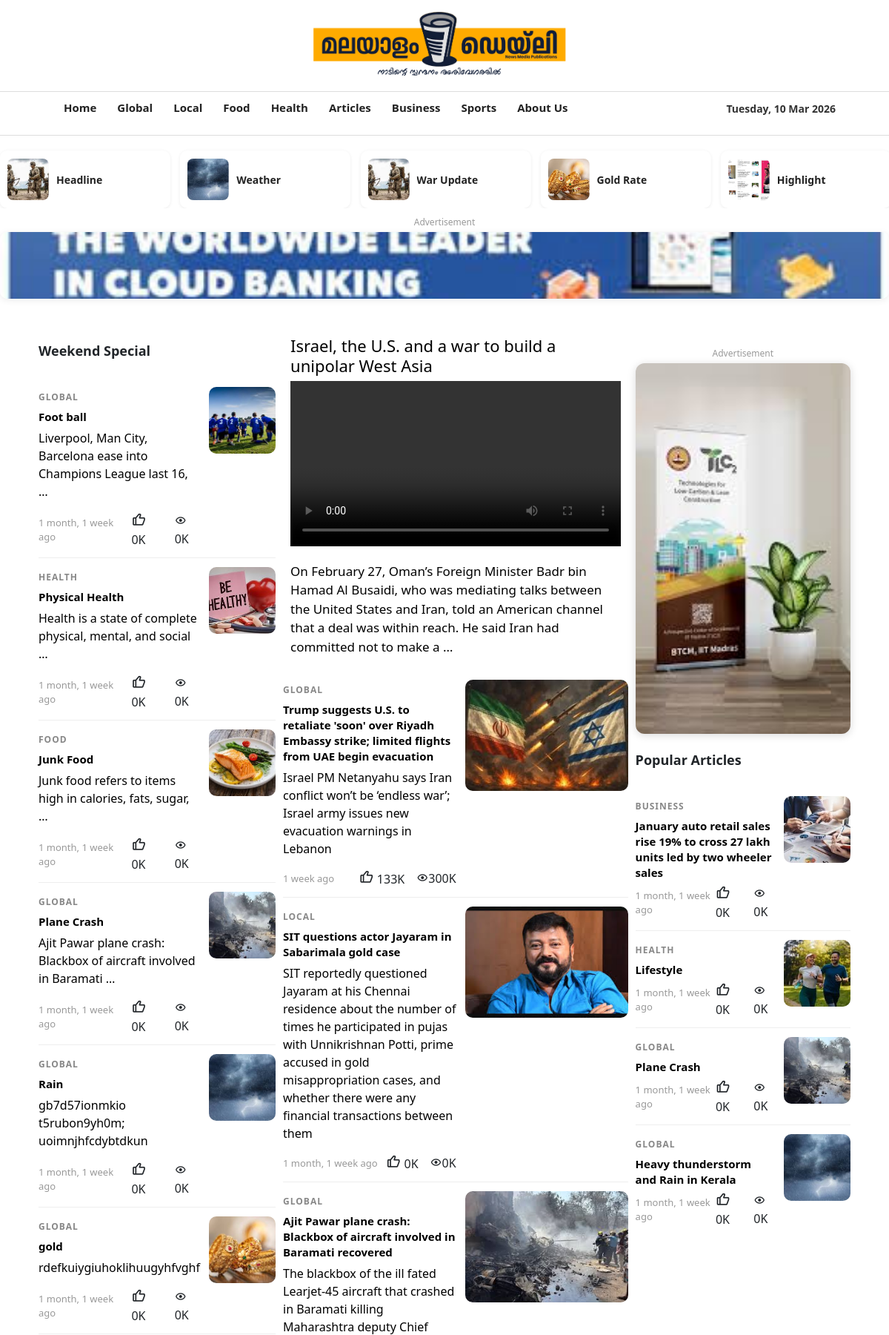
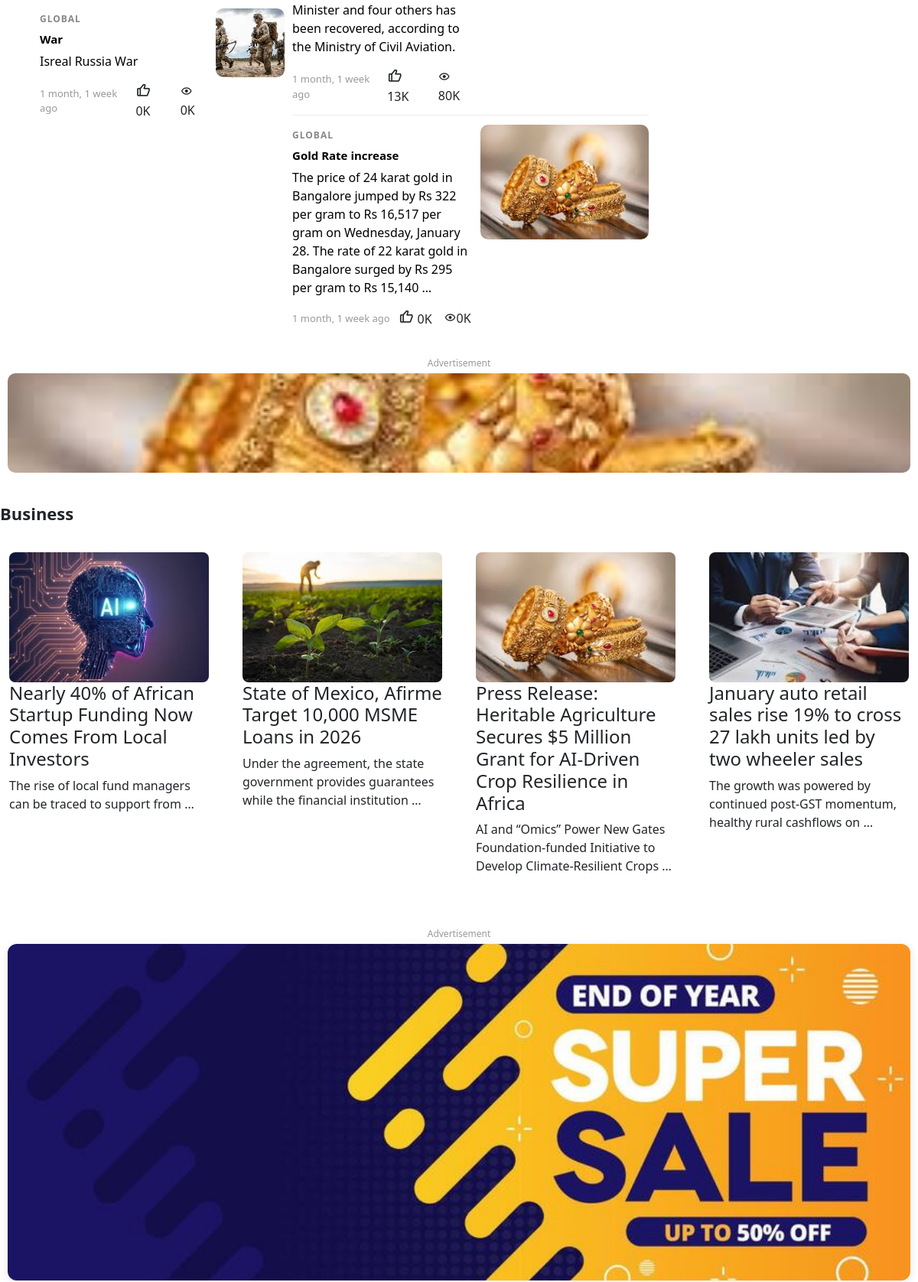
Page /news/ (upper part) on the committed database (2 pictures, top to bottom).
### newsapp/models.py (models this page shows, shortened)
class SmallSlider(models.Model):
    title = models.CharField(max_length=200)
    image = models.ImageField(upload_to='sliders/')
    link = models.URLField(blank=True, null=True)
    order = models.PositiveIntegerField(default=0)
    is_active = models.BooleanField(default=True)
    created_at = models.DateTimeField(auto_now_add=True)
    class Meta:
        ordering = ['order']

class BannerAd(models.Model):
    title = models.CharField(max_length=200)
    image = models.ImageField(upload_to="ads/")
    link = models.URLField(blank=True, null=True)
    is_active = models.BooleanField(default=True)
    created_at = models.DateTimeField(auto_now_add=True)

class News(models.Model):
    category = models.ForeignKey(Category, on_delete=models.CASCADE)
    title = models.CharField(max_length=255)
    content = models.TextField()
    image = models.ImageField(upload_to='news/', blank=True,null=True)
    video = models.FileField(upload_to='news/videos/', blank=True, null=True)
    is_weekend_special = models.BooleanField(default=False)
    is_main_news = models.BooleanField(default=False)
    is_popular = models.BooleanField(default=False)
    created_at = models.DateTimeField(auto_now_add=True)
    likes = models.PositiveIntegerField(default=0)
    views = models.PositiveIntegerField(default=0)

class Category(models.Model):
    name = models.CharField(max_length=100)
    slug = models.SlugField(unique=True)

class Advertisement(models.Model):
    POSITION_CHOICES = (
    ('right', 'Right Sidebar'),
    ('top', 'Top Banner'),
    ('middle', 'Middle'),
    ('bottom', 'Bottom Banner'),
    ('business_bottom', 'Business Bottom Banner'),
    )
    title = models.CharField(max_length=100)
    image = models.ImageField(upload_to='ads/')
    link = models.URLField()
    position = models.CharField(max_length=20, choices=POSITION_CHOICES)
    is_active = models.BooleanField(default=True)

### newsapp/views.py (the view)
# urls.py: 2. Add a URL to urlpatterns:  path('', views.home, name='home')
def home(request):
    sliders = SmallSlider.objects.filter(
        is_active=True
    ).order_by("order")
    banner_ad = BannerAd.objects.filter(
        is_active=True
    ).first()
    right_ad = Advertisement.objects.filter(
        position="right",
        is_active=True
    ).last()
    weekend_news = News.objects.filter(
        is_weekend_special=True
    ).order_by('-created_at')
    main_news_qs = News.objects.filter(
        is_main_news=True
    ).order_by('-created_at')
    main_news_big = main_news_qs.first()   # ⭐ One big news
    main_news_list = main_news_qs[1:]      # ⭐ Remaining main news
    popular_news = News.objects.filter(
        is_popular=True
    ).order_by('-created_at')[:5]
    bottom_ad = Advertisement.objects.filter(
    position="bottom",
    is_active=True
    ).last()
    business_news = News.objects.filter(
        category__slug="business"
    ).order_by("-created_at")[:6]
    business_bottom_ad = Advertisement.objects.filter(
    position="business_bottom",
    is_active=True
    ).last()
    context = {
        "categories": Category.objects.all(),
        "sliders": sliders,
        "banner_ad": banner_ad,
        "right_ad": right_ad,
        "weekend_news": weekend_news,
        "main_news_big": main_news_big,
        "main_news_list": main_news_list,
        "popular_news": popular_news,
        "bottom_ad": bottom_ad,
        "business_news": business_news,
        "business_bottom_ad": business_bottom_ad,
        "today": datetime.now(),
    }
    return render(request, "index.html", context)

### newsapp/templates/index.html (shortened to what this page needs)
{% load static %}
<!DOCTYPE html>
<html lang="en">
<head>
    <link rel="stylesheet" href="{% static 'style.css' %}">
    <link rel="stylesheet" href="https://cdn.jsdelivr.net/npm/swiper@11/swiper-bundle.min.css"/>
    <link href="https://unpkg.com/boxicons@2.1.4/css/boxicons.min.css" rel="stylesheet">
    <link href="https://cdn.jsdelivr.net/npm/bootstrap@5.3.2/dist/css/bootstrap.min.css" rel="stylesheet">
</head>
<body>
<header class="top-header p-3">
    <div class="logo-center">
        <img src="{% static 'images/News logo.png' %}"
             alt="Logo"
             style="width: 30%;">
    </div>
</header>
<nav class="main-nav">
    <ul>
  <li><a href="{% url 'home' %}">Home</a></li>
<li><a href="{% url 'category'  'global' %}">Global</a></li>
<li><a href="{% url 'category' 'local' %}">Local</a></li>
<li><a href="{% url 'category' 'food' %}">Food</a></li>
<li><a href="{% url 'category' 'health' %}">Health</a></li>
<li><a href="{% url 'category' 'articles' %}">Articles</a></li>
<li><a href="{% url 'category' 'business' %}">Business</a></li>
<li><a href="{% url 'category' 'sports' %}">Sports</a></li>
<li><a href="{% url 'about' %}">About Us</a></li>
</ul>
<div class="today-date">
        {{ today|date:"l, d M Y" }}
    </div>
</nav>
<div class="swiper mySwiper small-chip-slider">
    <div class="swiper-wrapper">
        {% for s in sliders %}
        <div class="swiper-slide">
            <div class="chip-card">
                <img src="{{ s.image.url }}" alt="{{ s.title }}">
                <span>{{ s.title }}</span>
            </div>
        </div>
        {% endfor %}
    </div>
</div>
{% if banner_ad %}
<div class="slider-ad">
    <span class="ad-label">Advertisement</span>
    <a href="{{ banner_ad.link }}" target="_blank">
        <img src="{{ banner_ad.image.url }}" alt="{{ banner_ad.title }}">
    </a>
</div>
{% endif %}
<div class="container">
<div class="weekend-news">
    <h3 class="section-title">Weekend Special</h3>
    {% for news in weekend_news %}
    <div class="news-row">
        <div class="news-text">
            <a href="{% url 'category'  news.category.slug %}">
            <span class="news-category">
                {{ news.category.name|upper }}
            </span>
            </a>
            <a href="{% url 'news_detail' news.id %}" class="news-link">
                <h4>{{ news.title }}</h4>
                <p>{{ news.content|truncatewords:10 }}</p>
            </a>
            <div class="d-flex justify-content-between align-items-center">
    <span class="news-time">
        {{ news.created_at|timesince }} ago
    </span>
    <div class="d-flex gap-3">
    <span class="like-btn">
    <i class="bx bx-like like-icon"></i>
    <span class="like-count">{{ news.likes }}K</span></span>
    <span><i class="bx bx-show"></i>{{ news.views }}K</span>
</div>
</div>
        </div>
        <div class="news-thumb">
    <a href="{% url 'news_detail' news.id %}">
        <img src="{{ news.image.url }}" alt="{{ news.title }}">
    </a>
</div>
    </div>
    {% endfor %}
</div>
<div class="main-news-column">
    {% if main_news_big %}
    <div class="main-news big-news">
        <a href="{% url 'news_detail' main_news_big.id %}">
        <h2>{{ main_news_big.title }}</h2>
    </a>
        <a href="{% url 'news_detail' main_news_big.id %}">
    {% if main_news_big.video %}
    <video width="100%" controls>
        <source src="{{ main_news_big.video.url }}" type="video/mp4">
    </video>
{% elif main_news_big.image %}
    <img src="{{ main_news_big.image.url }}">
{% endif %}
    </a>
    <a href="{% url 'news_detail' main_news_big.id %}">
        <p>{{ main_news_big.content|truncatewords:40 }}</p>
    </a>
    </div>
    {% endif %}
        {% for news in main_news_list %}
    <div class="news-row small-main-news">
        <div class="news-text">
            <a href="{% url 'category'  news.category.slug %}">
            <span class="news-category">
                {{ news.category.name|upper }}
            </span>
            </a>
            <h4>
    <a href="{% url 'news_detail' news.id %}">
        {{ news.title }}
    </a>
</h4>
            <a href="{% url 'news_detail' news.id %}">
            <p>{{ news.content|truncatewords:40 }}</p></a>
            <div class="d-flex justify-content-between align-items-center">
    <span class="news-time">
        {{ news.created_at|timesince }} ago
    </span>
    <div class="d-flex gap-3">
    <span class="like-btn">
    <i class="bx bx-like like-icon"></i>
    <span class="like-count">{{ news.likes }}K</span></span>
    <span><i class="bx bx-show"></i>{{ news.views }}K</span>
</div>
</div>
        </div>
        <div class="news-thumb">
            <a href="{% url 'news_detail' news.id %}">
    {% if news.video %}
    <video width="150" controls>
        <source src="{{ news.video.url }}" type="video/mp4">
    </video>
{% elif news.image %}
    <img src="{{ news.image.url }}">
{% endif %}
</a>
        </div>
    </div>
    {% endfor %}
</div>
<div class="right-column">
    {% if right_ad %}
    <div class="side-ad">
        <span class="ad-label" style="text-align: center;">Advertisement</span>
        <a href="{{ right_ad.link }}" target="_blank">
            <img src="{{ right_ad.image.url }}" alt="{{ right_ad.title }}">
        </a>
    </div>
    {% endif %}
    <h3 class="section-title">Popular Articles</h3>
    {% for news in popular_news %}
    <div class="news-row">
        <div class="news-text">
            <a href="{% url 'category'  news.category.slug %}">
            <span class="news-category">
                {{ news.category.name|upper }}
            </span>
            </a>
            <h4>
    <a href="{% url 'news_detail' news.id %}">
        {{ news.title }}
    </a>
</h4>
            <div class="d-flex justify-content-between align-items-center">
    <span class="news-time">
        {{ news.created_at|timesince }} ago
    </span>
    <div class="d-flex gap-3">
    <span class="like-btn">
    <i class="bx bx-like like-icon"></i>
    <span class="like-count">{{ news.likes }}K</span></span>
    <span><i class="bx bx-show"></i>{{ news.views }}K</span>
</div>
</div>
        </div>
        <div class="news-thumb">
            <a href="{% url 'news_detail' news.id %}"><img src="{{ news.image.url }}">
</a>
        </div>
    </div>
    {% endfor %}
</div>
</div>
{% if bottom_ad %}
<div class="bottom-ad">
    <span class="ad-label">Advertisement</span>
    <a href="{{ bottom_ad.link }}" target="_blank">
        <img src="{{ bottom_ad.image.url }}" alt="{{ bottom_ad.title }}">
    </a>
</div>
{% endif %}
<div class="business-section">
    <h3 class="section-title">Business</h3>
    <div class="business-grid">
        {% for news in business_news %}
        <div class="business-card">
            <img src="{{ news.image.url }}">
            <h4>{{ news.title }}</h4>
            <p>{{ news.content|truncatewords:12 }}</p>
        </div>
        {% endfor %}
    </div>
</div>
{% if business_bottom_ad %}
<div class="business-bottom-ad">
    <span class="ad-label">Advertisement</span>
    <a href="{{ business_bottom_ad.link }}" target="_blank">
        <img src="{{ business_bottom_ad.image.url }}" alt="{{ business_bottom_ad.title }}">
    </a>
</div>
{% endif %}
</body>
</html>

### newsapp/static/style.css (style rules this page uses)
* { margin: 0; padding: 0; box-sizing: border-box; }
body { font-family: "Segoe UI", Arial, sans-serif; background-color: #f2f2f2; color: #222; }
body a { text-decoration: none; color: black; }
.top-header { background: #ffffff; border-bottom: 1px solid #ddd; padding: 20px 0; }
.logo-center { display: flex; align-items: center; justify-content: center; }
.logo-center img { margin-right: 12px; }
.main-nav { background-color: #ffffff; border-bottom: 1px solid #ddd; }
.main-nav ul { display: flex; justify-content: center; list-style: none; padding: 10px 0; }
.main-nav li { margin: 0 14px; }
.main-nav a { text-decoration: none; color: #222; font-weight: 600; font-size: 15px; }
.container { max-width: 1500px; display: grid; grid-template-columns: 1fr 1.5fr 1fr; }
.main-news { border-radius: 12px; padding: 10px; }
.main-news h2 { margin: 15px 0 8px; font-size: 22px; }
.main-news p { font-size: 17px; margin-top: 15px; margin-bottom: 10px; }
.main-news { grid-column: 1 / -1; }
ul { list-style: none; padding: 0; }
ul li { margin: 10px 0; font-size: 15px; color: #333; }
.small-chip-slider { max-width: 1200px; margin: 0 auto; padding: 12px 0; }
.swiper-slide { width: auto; margin-top: 20px; }
.chip-card { display: flex; align-items: center; gap: 10px; width: 230px; height: 78px; background: #fff; border-radius: 10px; padding: 10px; box-shadow: 0 1px 4px rgba(0,0,0,0.08); }
.chip-card img { width: 56px; height: 56px; border-radius: 8px; object-fit: cover; }
.chip-card span { font-size: 14px; font-weight: 600; color: #222; -webkit-box-orient: vertical; overflow: hidden; }
.slider-ad { max-width: 1200px; margin: 10px auto 25px; text-align: center; }
.slider-ad img { width: 100%; height: 90px; object-fit: cover; border-radius: 10px; box-shadow: 0 2px 10px rgba(0,0,0,0.08); }
.ad-label { display: block; font-size: 12px; color: #999; margin-bottom: 4px; }
.weekend-news { padding: 10px; }
.section-title { font-size: 18px; font-weight: 700; margin-bottom: 25px; margin-top: 25px; }
.news-row { display: flex; justify-content: space-between; gap: 12px; padding: 12px 0; border-bottom: 1px solid #eee; }
.news-row:last-child { border-bottom: none; }
.news-text { flex: 1; }
.news-category { font-size: 12px; font-weight: 600; color: #0a5dbb; }
.news-text h4 { font-size: 15px; font-weight: 600; margin: 6px 0; line-height: 1.4; color: #000; }
.news-time { font-size: 12px; color: #888; }
.news-thumb img { width: 90px; height: 90px; object-fit: cover; border-radius: 10px; }
.right-column { padding: 10px; border-radius: 10px; }
.side-ad { margin-bottom: 25px; margin-top: 30px; }
.side-ad img { width: 100%; height: 500px; object-fit: cover; border-radius: 12px; box-shadow: 0 2px 12px rgba(0,0,0,0.15); }
.small-main-news img { width: 220px; height: 150px; object-fit: cover; }
.bottom-ad { width: 100%; max-width: 1500px; margin: 25px auto; padding: 0 10px; text-align: center; }
.bottom-ad img { width: 100%; height: 130px; object-fit: cover; border-radius: 10px; }
.business-section { max-width: 1500px; margin: 40px auto; }
.business-section .section-title { font-size: 22px; }
.business-grid { display: grid; grid-template-columns: repeat(4, 1fr); gap: 20px; }
.business-card { background: #fff; padding: 12px; border-radius: 10px; }
.business-card img { width: 100%; height: 170px; object-fit: cover; border-radius: 8px; }
.business-bottom-ad { max-width: 1500px; margin: 25px auto 50px; padding: 0 10px; text-align: center; }
.business-bottom-ad img { width: 100%; height: 440px; object-fit: cover; border-radius: 12px; box-shadow: 0 2px 12px rgba(0,0,0,0.1); }
.like-icon { cursor: pointer; transition: 0.3s; }
.news-category { font-size: 12px; font-weight: 700; color: #888; letter-spacing: 1px; }
.news-time { font-size: 13px; color: #999; }
.container { max-width:1500px; display:grid; grid-template-columns:1fr 1.5fr 1fr; }

### newsapp/templates/index.html (style rules this page uses)
.like-icon { cursor: pointer; font-size: 20px; transition: all 0.3s ease; }
.main-nav { display: flex; justify-content: center; }
.today-date { font-size: 14px; font-weight: bold; color: #333; margin-left: 200px; margin-top: 12px; }

### rows in the picture
SmallSlider: image (picture), title "Headline"
SmallSlider: image (picture), title "Weather"
SmallSlider: image (picture), title "War Update"
SmallSlider: image (picture), title "Gold Rate"
SmallSlider: image (picture), title "Highlight"
BannerAd: image (picture)
News: category.name "GLOBAL", title "Foot ball", content "Liverpool, Man City, Barcelona ease into Champions League last 16, …", created_at "1 month, 1 week", likes "0", views "0", image (picture)
News: category.name "HEALTH", title "Physical Health", content "Health is a state of complete physical, mental, and social …", created_at "1 month, 1 week", likes "0", views "0", image (picture)
News: category.name "FOOD", title "Junk Food", content "Junk food refers to items high in calories, fats, sugar, …", created_at "1 month, 1 week", likes "0", views "0", image (picture)
News: category.name "GLOBAL", title "Plane Crash", content "Ajit Pawar plane crash: Blackbox of aircraft involved in Baramati …", created_at "1 month, 1 week", likes "0", views "0", image (picture)
News: category.name "GLOBAL", title "Rain", content "gb7d57ionmkio t5rubon9yh0m; uoimnjhfcdybtdkun", created_at "1 month, 1 week", likes "0", views "0", image (picture)
News: category.name "GLOBAL", title "gold", content "rdefkuiygiuhoklihuugyhfvghf", created_at "1 month, 1 week", likes "0", views "0", image (picture)
News: category.name "GLOBAL", title "War", content "Isreal Russia War", created_at "1 month, 1 week", likes "0", views "0", image (picture)
News: title "Israel, the U.S. and a war to build a unipolar West Asia", content "On February 27, Oman’s Foreign Minister Badr bin Hamad Al Busaidi, who was mediating talks between the United States and Iran, told an American channel that a deal was within reach. He said Iran had committed not to make a …"
News: category.name "GLOBAL", title "Trump suggests U.S. to retaliate 'soon' over Riyadh Embassy strike; limited flights from UAE begin evacuation", content "Israel PM Netanyahu says Iran conflict won’t be ‘endless war’; Israel army issues new evacuation warnings in Lebanon", created_at "1 week", likes "133", views "300", image (picture)
News: category.name "LOCAL", title "SIT questions actor Jayaram in Sabarimala gold case", content "SIT reportedly questioned Jayaram at his Chennai residence about the number of times he participated in pujas with Unnikrishnan Potti, prime accused in gold misappropriation cases, and whether there were any financial transactions between them", created_at "1 month, 1 week", likes "0", views "0", image (picture)
News: category.name "GLOBAL", title "Ajit Pawar plane crash: Blackbox of aircraft involved in Baramati recovered", content "The blackbox of the ill fated Learjet-45 aircraft that crashed in Baramati killing Maharashtra deputy Chief Minister and four others has been recovered, according to the Ministry of Civil Aviation.", created_at "1 month, 1 week", likes "13", views "80", image (picture)
News: category.name "GLOBAL", title "Gold Rate increase", content "The price of 24 karat gold in Bangalore jumped by Rs 322 per gram to Rs 16,517 per gram on Wednesday, January 28. The rate of 22 karat gold in Bangalore surged by Rs 295 per gram to Rs 15,140 …", created_at "1 month, 1 week", likes "0", views "0", image (picture)
Advertisement: image (picture)
News: category.name "BUSINESS", title "January auto retail sales rise 19% to cross 27 lakh units led by two wheeler sales", created_at "1 month, 1 week", likes "0", views "0", image (picture), content "The growth was powered by continued post-GST momentum, healthy rural cashflows on …"
News: category.name "HEALTH", title "Lifestyle", created_at "1 month, 1 week", likes "0", views "0", image (picture)
News: category.name "GLOBAL", title "Plane Crash", created_at "1 month, 1 week", likes "0", views "0", image (picture)
News: category.name "GLOBAL", title "Heavy thunderstorm and Rain in Kerala", created_at "1 month, 1 week", likes "0", views "0", image (picture)
Advertisement: image (picture)
News: image (picture), title "Nearly 40% of African Startup Funding Now Comes From Local Investors", content "The rise of local fund managers can be traced to support from …"
News: image (picture), title "State of Mexico, Afirme Target 10,000 MSME Loans in 2026", content "Under the agreement, the state government provides guarantees while the financial institution …"
News: image (picture), title "Press Release: Heritable Agriculture Secures $5 Million Grant for AI-Driven Crop Resilience in Africa", content "AI and “Omics” Power New Gates Foundation-funded Initiative to Develop Climate-Resilient Crops …"
Advertisement: image (picture)
